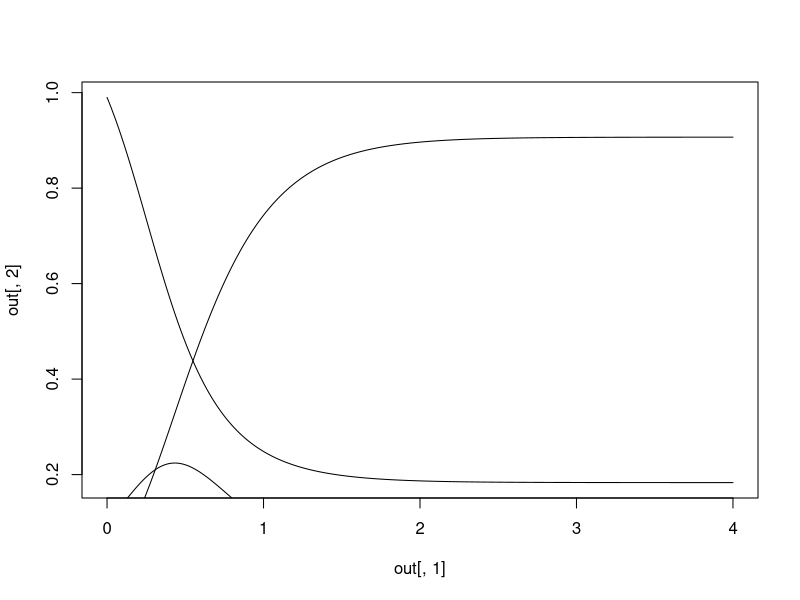
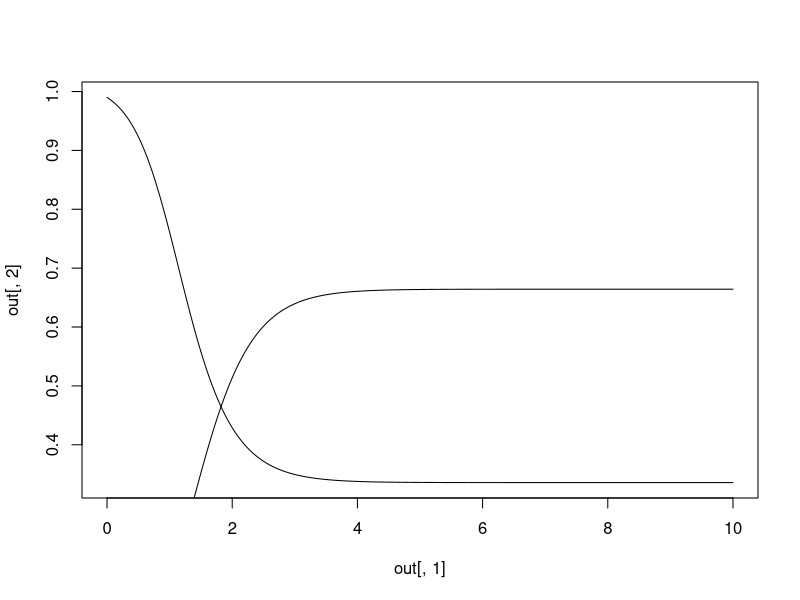
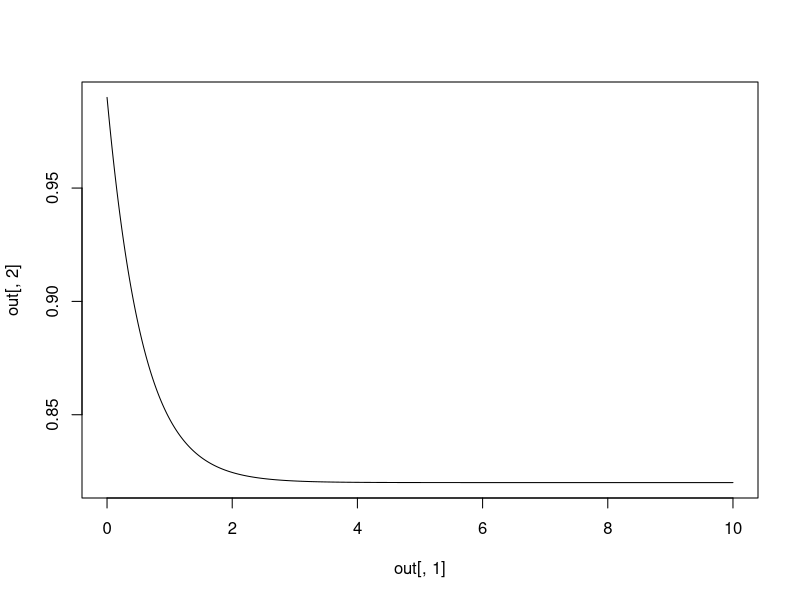
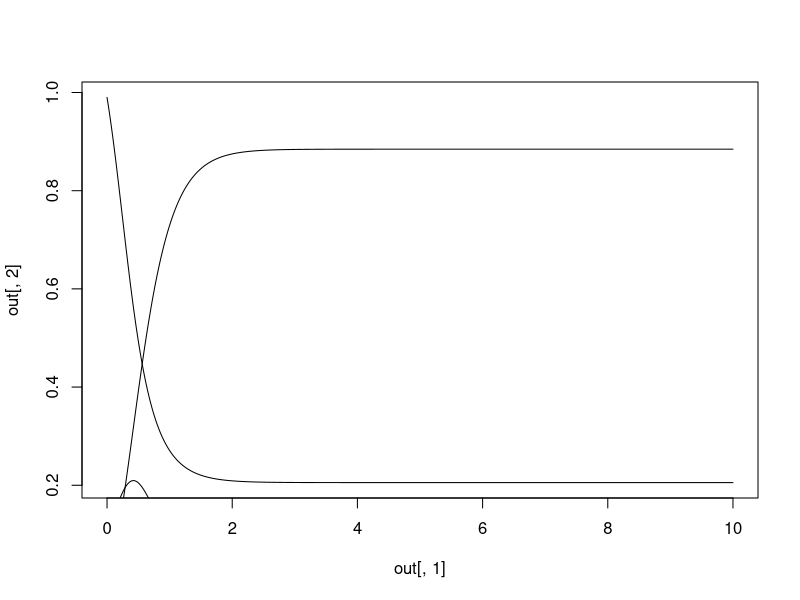
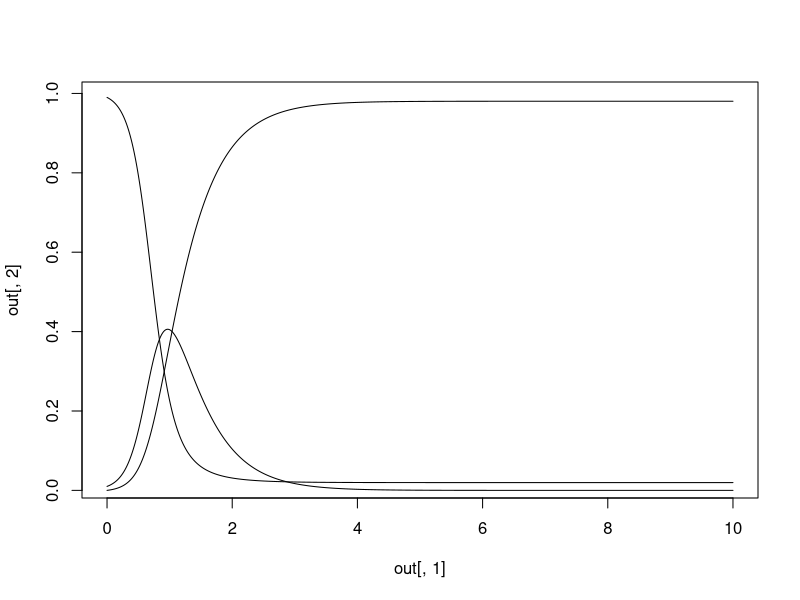
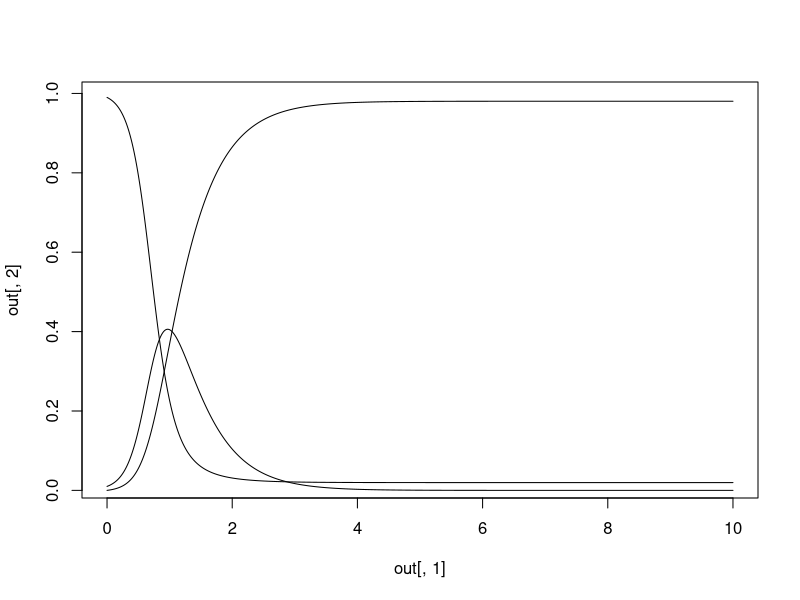
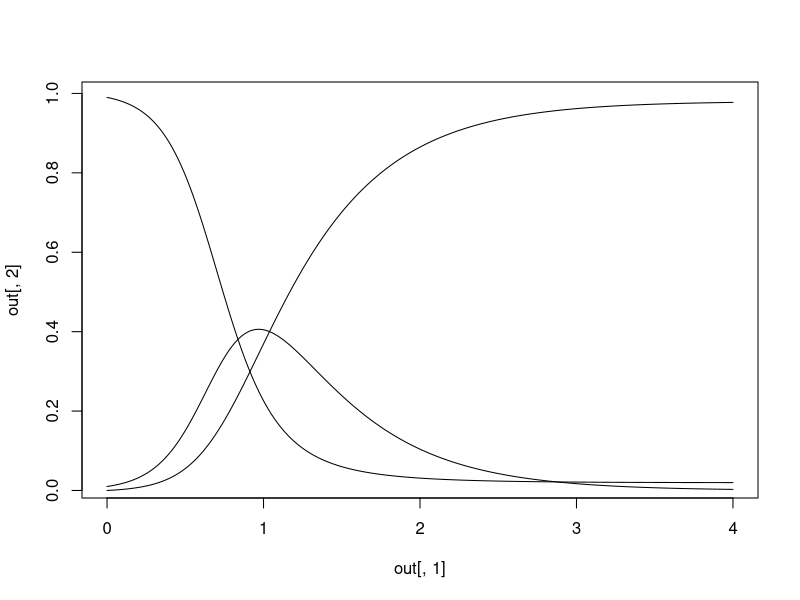

Generate these figures, in order, with R:
# Basic SIR model is solved numerically
# dS/dt=-beta*I*S
# dI/dt= beta*I*S - gamma*I
# dR/dt= gamma*I
# S= fraction of susceptibility indiv
# I= fraction of infectious indiv
# R= fraction of recovered/removed indiv
# beta = transmission rate per inf. indiv 
# gamma = recovery rate
# solve  for: beta = 8.0; gamma=4.3; S(0)=0.99; I(O)=0.01; R(0)=0 
#====================================================
library("deSolve")
library("scatterplot3d")
SIR_model<-function(times,y,params){
  beta<-params[1]
  gamma<-params[2]
  
  dS=-beta*y[1]*y[2]
  dI= beta*y[1]*y[2]-gamma*y[2]
  dR= gamma*y[2]
  
  return(list(c(dS,dI,dR)))
}

#out[1,1,1,1]
# initial value S(0)=0.99; I(O)=0.01; R(0)=0 

initial<-c(y1=0.99, y2=0.1, y3=0.0)

# parameters  beta = 8.0; gamma=4.3
beta <- 8.0
gamma <- 4.3
params<-c(beta,gamma)

times<-seq(from=0, to=4.0, by=0.01)

x11()
# ODE calculation using function from deSolve
out<- ode(times=times,y=initial ,parms=params,func=SIR_model)
#par(mfrow = c(1, 2))
plot(out[,1],out[,2], type='line')
lines(out[,1],out[,3])
lines(out[,1],out[,4])
print(out[,4])

#scatterplot3d(out[,c(1,2,3)])
# params 2 
# initial value S(0)=0.99; I(O)=0.01; R(0)=0 

initial<-c(y1=0.99, y2=0.01, y3=0.0)

# parameters  beta = 8.0; gamma=4.3
beta <- 7.0
gamma <- 4.3
params<-c(beta,gamma)

times<-seq(from=0, to=10.0, by=0.01)

x11()
# ODE calculation using function from deSolve
out<- ode(times=times,y=initial ,parms=params,func=SIR_model)
#par(mfrow = c(1, 2))
plot(x=out[,1],y=out[,2], type='line')
lines(x=out[,1],y=out[,3])
lines(x=out[,1],y=out[,4])

#scatterplot3d(out[,c(1,2,3)])
# params 3 
# initial value S(0)=0.99; I(O)=0.01; R(0)=0 

initial<-c(y1=0.99, y2=0.1, y3=0.0)

# parameters  beta = 8.0; gamma=4.3
beta <- 3.0
gamma <- 4.3
params<-c(beta,gamma)

times<-seq(from=0, to=10.0, by=0.01)

x11()
# ODE calculation using function from deSolve
out<- ode(times=times,y=initial ,parms=params,func=SIR_model)
#par(mfrow = c(1, 2))
plot(x=out[,1],y=out[,2], type='line')
lines(x=out[,1],y=out[,3])
lines(x=out[,1],y=out[,4])
print(out)
#scatterplot3d(out[,c(1,2,3)])

# params 3 
# initial value S(0)=0.99; I(O)=0.01; R(0)=0 

initial<-c(y1=0.99, y2=0.1, y3=0.0)

# parameters  beta = 8.0; gamma=4.3
beta <- 8.0
gamma <- 4.5
params<-c(beta,gamma)

times<-seq(from=0, to=10.0, by=0.01)

x11()
# ODE calculation using function from deSolve
out<- ode(times=times,y=initial ,parms=params,func=SIR_model)
#par(mfrow = c(1, 2))
plot(x=out[,1],y=out[,2], type='line')
lines(x=out[,1],y=out[,3])
lines(x=out[,1],y=out[,4])
print(out)
#scatterplot3d(out[,c(1,2,3)])

# params 3 
# initial value S(0)=0.99; I(O)=0.01; R(0)=0 

initial<-c(y1=0.99, y2=0.01, y3=0.0)

# parameters  beta = 8.0; gamma=4.3
beta <- 8.0
gamma <- 2
params<-c(beta,gamma)

times<-seq(from=0, to=10.0, by=0.01)

x11()
# ODE calculation using function from deSolve
out<- ode(times=times,y=initial ,parms=params,func=SIR_model)
#par(mfrow = c(1, 2))
plot(x=out[,1],y=out[,2], type='line')
lines(x=out[,1],y=out[,3])
lines(x=out[,1],y=out[,4])
print(out)
#scatterplot3d(out[,c(1,2,3)])

# params 3 
# initial value S(0)=0.99; I(O)=0.01; R(0)=0 

initial<-c(y1=0.99, y2=0.01, y3=0.0)

# parameters  beta = 8.0; gamma=4.3
beta <- 8.0
gamma <- 2
params<-c(beta,gamma)

times<-seq(from=0, to=10.0, by=0.01)

x11()
# ODE calculation using function from deSolve
out<- ode(times=times,y=initial ,parms=params,func=SIR_model)
#par(mfrow = c(1, 2))
plot(x=out[,1],y=out[,2], type='line')
lines(x=out[,1],y=out[,3])
lines(x=out[,1],y=out[,4])
print(out)
#scatterplot3d(out[,c(1,2,3)])

# params 3 
# initial value S(0)=0.99; I(O)=0.01; R(0)=0 

initial<-c(y1=0.99, y2=0.01, y3=0.0)

# parameters  beta = 8.0; gamma=4.3
beta <- 8.0
gamma <- 2
params<-c(beta,gamma)

times<-seq(from=0, to=4.0, by=0.01)

x11()
# ODE calculation using function from deSolve
out<- ode(times=times,y=initial ,parms=params,func=SIR_model)
#par(mfrow = c(1, 2))
plot(x=out[,1],y=out[,2], type='line')
lines(x=out[,1],y=out[,3])
lines(x=out[,1],y=out[,4])
print(out)
#scatterplot3d(out[,c(1,2,3)])
